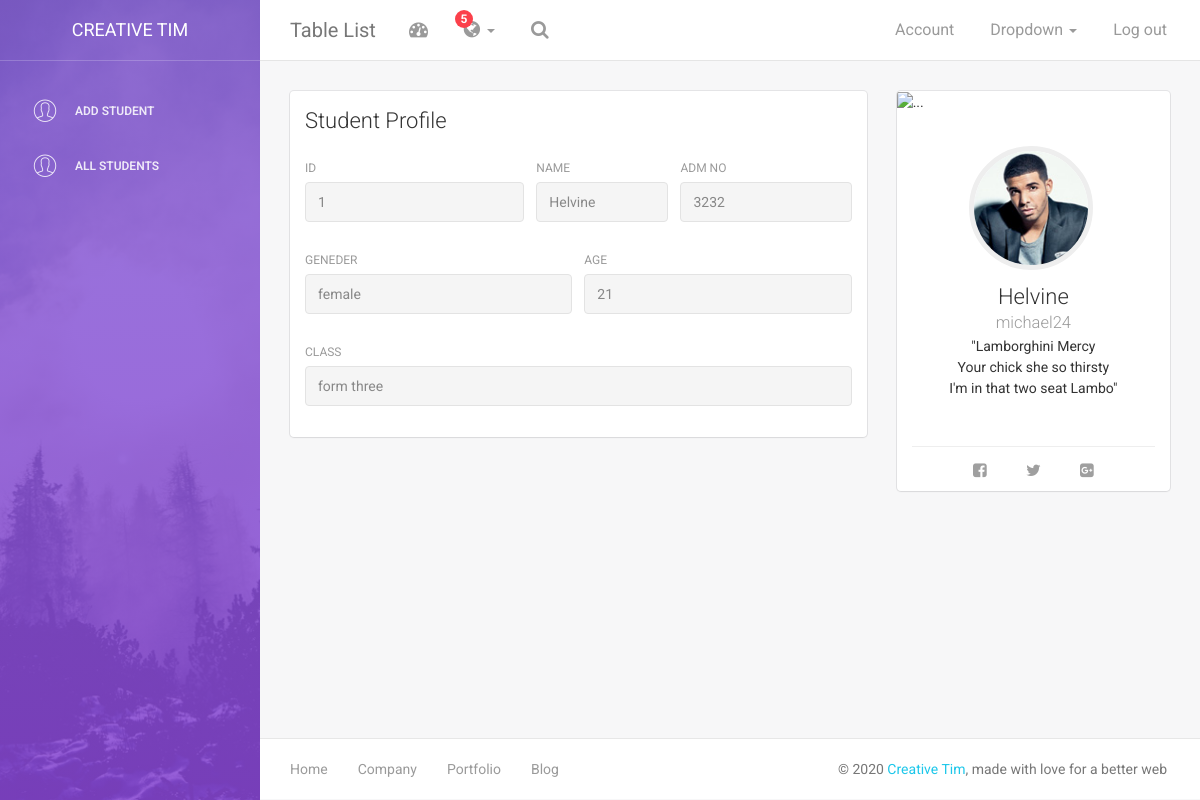
The page /view_student.php?id=1 on the database its author committed.
### tables this page shows
CREATE TABLE `registration` (
  `id` int(11) NOT NULL,
  `name` varchar(100) NOT NULL,
  `adm` varchar(100) NOT NULL,
  `gender` varchar(100) NOT NULL,
  `age` varchar(100) NOT NULL,
  `class` varchar(100) NOT NULL
);

### view_student.php (the view, shortened to what this page needs)
<?php include('navbar.php')?>
<?php include('sidebar.php')?>
<?php
 $conn=mysqli_connect("localhost","root","","student") or die(mysqli_error($conn));
 $id=$_GET['id'];
 $select_query=mysqli_query($conn,"SELECT * FROM registration WHERE id=$id") or die(mysqli_error($conn));
 foreach ($select_query as $record) {
    $id=$record['id'];
    $name=$record['name'];
    $adm=$record['adm'];
    $gender=$record['gender'];
    $age=$record['age'];
    $class=$record['class'];
 }
?>
<div class="content">
            <div class="container-fluid">
                <div class="row">
                    <div class="col-md-8">
                        <div class="card">
                            <div class="header">
                                <h4 class="title">Student Profile</h4>
                            </div>
                            <div class="content">
                                <form>
                                    <div class="row">
                                        <div class="col-md-5">
                                            <div class="form-group">
                                                <label>ID</label>
                                                <input type="text" class="form-control" disabled value="<?php echo $id;?>">
                                            </div>
                                        </div>
                                        <div class="col-md-3">
                                            <div class="form-group">
                                                <label>Name</label>
                                                <input type="text" class="form-control" disabled value="<?php echo $name;?>">
                                            </div>
                                        </div>
                                        <div class="col-md-4">
                                            <div class="form-group">
                                                <label for="exampleInputEmail1">ADM NO</label>
                                                <input type="email" class="form-control" disabled value="<?php echo $adm;?>">
                                            </div>
                                        </div>
                                    </div>
                                    <div class="row">
                                        <div class="col-md-6">
                                            <div class="form-group">
                                                <label>GENEDER</label>
                                                <input type="text" class="form-control" disabled value="<?php echo $gender;?>">
                                            </div>
                                        </div>
                                        <div class="col-md-6">
                                            <div class="form-group">
                                                <label>AGE</label>
                                                <input type="text" class="form-control" disabled value="<?php echo $age;?>">
                                            </div>
                                        </div>
                                    </div>
                                    <div class="row">
                                        <div class="col-md-12">
                                            <div class="form-group">
                                                <label>CLASS</label>
                                                <input type="text" class="form-control" disabled value="<?php echo $class;?>">
                                            </div>
                                        </div>
                                    </div>
                                </form>
                            </div>
                        </div>
                    </div>
                    <div class="col-md-4">
                        <div class="card card-user">
                            <div class="image">
                                <img src="https://ununsplash.imgix.net/photo-1431578500526-4d9613015464?fit=crop&fm=jpg&h=300&q=75&w=400" alt="..."/>
                            </div>
                            <div class="content">
                                <div class="author">
                                     <a href="#">
                                    <img class="avatar border-gray" src="assets/img/faces/face-3.jpg" alt="..."/>
                                      <h4 class="title"><?php echo $name;?><br />
                                         <small>michael24</small>
                                      </h4>
                                    </a>
                                </div>
                                <p class="description text-center"> "Lamborghini Mercy <br>
                                                    Your chick she so thirsty <br>
                                                    I'm in that two seat Lambo"
                                </p>
                            </div>
                            <hr>
                            <div class="text-center">
                                <button href="#" class="btn btn-simple"><i class="fa fa-facebook-square"></i></button>
                                <button href="#" class="btn btn-simple"><i class="fa fa-twitter"></i></button>
                                <button href="#" class="btn btn-simple"><i class="fa fa-google-plus-square"></i></button>
                            </div>
                        </div>
                    </div>
                </div>
            </div>
        </div>
<?php include('footer.php')?>

### rows shown on the page
registration: id "1", name "Helvine", adm "3232", gender "female", age "21", class "form three"
